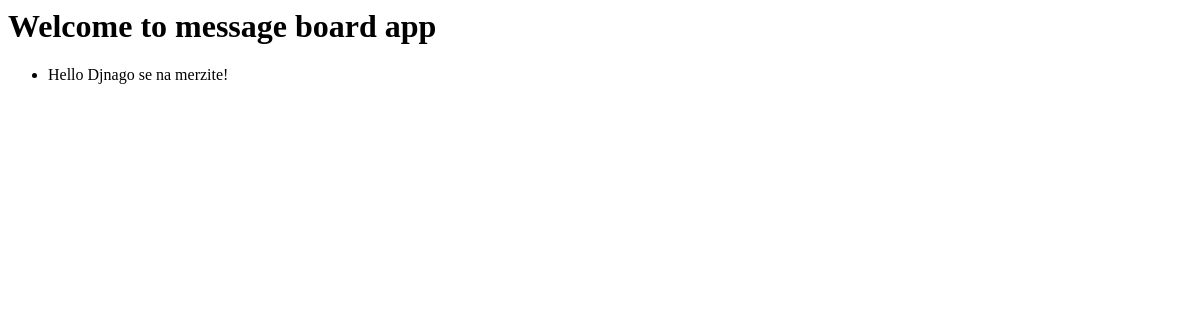
Before: / with the older database file.
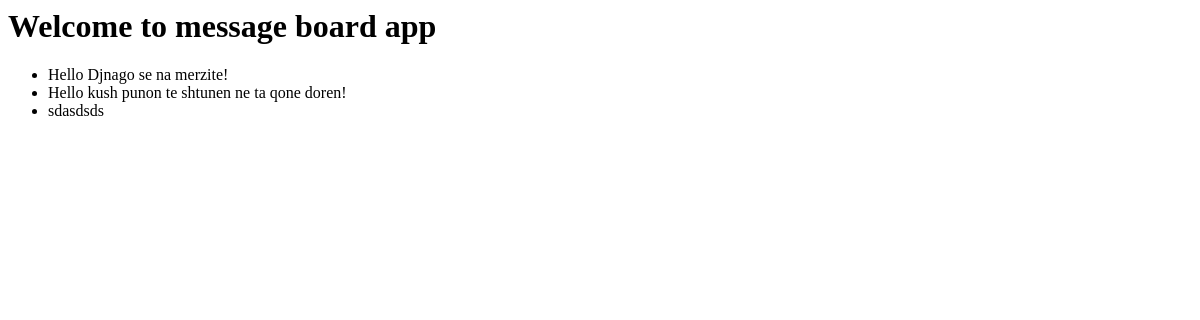
After: the same page with the newer database file.
### posts/models.py (models this page shows)
class Post(models.Model):
    text = models.TextField()
    def __str__(self):
        return self.text[:50]

### posts/views.py (the view)
# urls.py: path('', HomePageView.as_view(), name='home'),
class HomePageView(ListView):
    model = Post
    template_name = 'home.html'
    context_object_name = 'all_posts_list'

### templates/home.html
<h1> Welcome to message board app</h1>
<ul>
    {% for post in all_posts_list %}
        <li>{{ post }}</li>
    {% endfor %}
</ul>

Changed rows visible on the page:
added Post: text "Hello kush punon te shtunen ne ta qone doren!"
added Post: text "sdasdsds"
